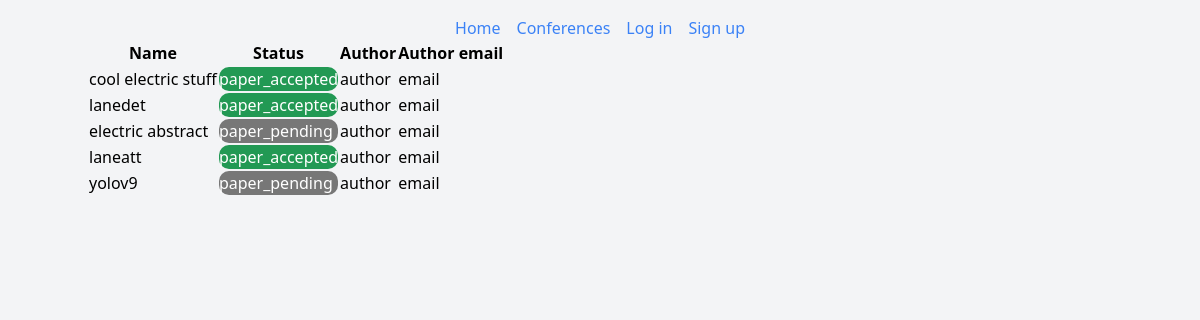
Screenshot of /conference?conf_name=IEEE with the database file from the repository.
### main/models.py (models this page shows)
class Submits(models.Model):
    conference = models.ForeignKey('Conference', on_delete=models.CASCADE)
    author = models.ForeignKey('Author', on_delete=models.CASCADE)
    paper = models.ForeignKey('Paper', on_delete=models.CASCADE,unique=True)
    submit_date = models.DateTimeField(default=timezone.now())
    submit_status = models.TextField(default=constants.PAPERSUBMIT_ABSTRACT_PENDING)
    is_scheduled = models.BooleanField(default=False)

class Paper(models.Model):
    name = models.TextField(null=False)
    paper_file_path = models.TextField(null=True)
    status = models.TextField(default=constants.PAPAERSUBMIT_INITIAL)
    author = models.ForeignKey('Author',on_delete=models.CASCADE)
    abstract_file_path = models.TextField(null=False)
    upload_date = models.DateTimeField(default=timezone.now())

class Author(models.Model):
    email = models.TextField(null=False, primary_key=True)
    password = models.TextField()
    name = models.TextField(null=False)

### main/views.py (the view, shortened to what this page needs)
# urls.py: path('conference',views.conference,name='conference'),
def conference(request):
    if request.method == "GET":
        islogged_in = check_login(request)
        is_admin_logged_in = check_admin_login(request)
        conference = models.Conference.objects.get(name=request.GET.get('conf_name'))
        submits_conf1 = models.Submits.objects.filter(conference=conference)
        submits_conf2 = []
        for submit in submits_conf1:
            paper = models.Paper.objects.get(id=submit.paper.id)
            can_accept_reject = False if not paper.paper_file_path and submit.submit_status in constants.PAPERSUBMIT_PAPER_PENDING else True
            submits_conf2.append([submit,can_accept_reject])
        author_hashed_user_type = hash_string('author')
        chair_hashed_user_type = hash_string('chair')
        available_papers = []
        return render(request, "conference.html",
                      {"islogged_in": islogged_in, "submits": submits_conf2, "user_type": request.COOKIES.get('user_type'),
                       "author_hashed_user_type": author_hashed_user_type,
                       "chair_hashed_user_type":chair_hashed_user_type,"conf_name":request.GET.get('conf_name'),"is_admin_logged_in":is_admin_logged_in,
                       "available_papers":available_papers,
                       "accept_strings":constants.PAPERSUBMIT_ABSTRACT_ACCEPTED + constants.PAPERSUBMIT_PAPER_ACCEPTED,
                       "reject_strings":constants.PAPERSUBMIT_ABSTRACT_REJECTED + constants.PAPERSUBMIT_PAPER_REJECTED,
                       "pending": constants.PAPERSUBMIT_PAPER_PENDING + constants.PAPERSUBMIT_ABSTRACT_PENDING,
                       "accepted": constants.PAPERSUBMIT_PAPER_ACCEPTED + constants.PAPERSUBMIT_ABSTRACT_ACCEPTED,
                       "rejected": constants.PAPERSUBMIT_ABSTRACT_REJECTED + constants.PAPERSUBMIT_PAPER_REJECTED
                       })

### main/views.py (called while the page is built)
def check_login(request):
    if request.COOKIES.get('password'):
        return True
    else:
        return False

def check_admin_login(request):
    if request.COOKIES.get('password') == hash_string('admin') and request.COOKIES.get('user_type') == hash_string('admin'):
        return True
    else:
        return False

def hash_string(string):
    return hashlib.sha224(string.encode('utf-8')).hexdigest()

### main/templates/conference.html (shortened to what this page needs)
{%extends "upper_menu.html" %}
{% block head %}
    {% load static from staticfiles %}
    <link rel="stylesheet" href="{% static '/css/style_conference.css' %}">
{% endblock %}
{% block content %}
    <div id="divPaperMainContainer">
        <div id="divPaperListContainer" class="divChildHalfSpace">
            <table cellspacing="10">
                <tr>
                    <th>
                        Name
                    </th>
                    <th>
                        Status
                    </th>
                    <th>
                        Author
                    </th>
                    <th>
                        Author email
                    </th>
                </tr>
                {% for submit in submits %}
                        <tr>
                            <td>
                                {{ submit.0.paper.name }}
                            </td>
                            <td>
                                    <p style="border-radius:10px;color:#fff;background:{% if submit.0.submit_status in pending %}
                                        #777;
                                        {% endif %}
                                            {% if submit.0.submit_status in accepted %}
                                        #229954;
                                        {% endif %}">
                                {{ submit.0.submit_status }}
                                    </p>
                            </td>
                            <td>
                                {{ submit.0.author.name }}
                            </td>
                            <td>
                                <a href="mailto:{{ submit.0.author.email }}">email</a>
                            </td>
                            <td>
                            </td>
                            <td>
                            </td>
                        </tr>
                {% endfor %}
            </table>
        </div>
        <div id="divPaperSubmitContainer" class="divChildHalfSpace">
        </div>
    </div>
{% endblock %}

### main/templates/upper_menu.html (shortened to what this page needs)
<!DOCTYPE html>
<html lang="en">
<head>
    {% block head %}
    {% endblock %}
    <link href="https://cdn.jsdelivr.net/npm/tailwindcss@2.2.19/dist/tailwind.min.css" rel="stylesheet">
</head>
<body class="bg-gray-100">
    <div class="container mx-auto py-4">
        <nav class="flex justify-center space-x-4">
            <a href="/" class="text-blue-500 hover:underline">Home</a>
            <a href="conferences" class="text-blue-500 hover:underline">Conferences</a>
            {% if islogged_in == False %}
            <a href="login" class="text-blue-500 hover:underline">Log in</a>
            {% endif %}
            {% if is_admin_logged_in %}
            <a href="chair_reviewer_application" class="text-blue-500 hover:underline">Applications</a>
            {% elif user_type == "ba78a4b507e20f7d159503078770b0b1e3865e8ab6a9a85ab49a5486" %}
            <a href="author_papers" class="text-blue-500 hover:underline">Your papers</a>
            {% elif user_type == "4f0373fb264a3a25bc997596ab16e6de0dbfca018ebefca11e9f1492" %}
            <a href="reviewer_assignments" class="text-blue-500 hover:underline">Your review assignments</a>
            {% else %}
            <a href="sign_up" class="text-blue-500 hover:underline {% if islogged_in == True %}hidden{% endif %}">Sign up</a>
            {% endif %}
        </nav>
        {% block content %}
        {% endblock %}
    </div>
</body>
</html>

### main/static/css/style_conference.css (style rules this page uses)
#divPaperMainContainer { display: flex; flex-direction: row; }
#divPaperListContainer { flex-basis: 50%; }
#divPaperSubmitContainer { flex-basis: 50%; }

### main/templates/upper_menu.html (style rules this page uses)
body { background-image: url('https://images.unsplash.com/photo-1581502731280-0ae9b758faf3?crop=entropy&cs=tinysrgb&fit=crop&fm=jpg&h=900&ixid=MnwxfDB8MXxyYW5kb218MHx8Y29uZmVyZW5jZXx8fHx8fDE3MTIyMDIyMzM&ixlib=rb-4.0.3&q=80&utm_campaign=api-credit&utm_medium=referral&utm_source=unsplash_source&w=1600'); background-size: cover; background-repeat: no-repeat; height: 100vh; }

### rows the page displays
Submits: paper.name "cool electric stuff", submit_status "paper_accepted", author.name "author"
Submits: paper.name "lanedet", submit_status "paper_accepted", author.name "author"
Submits: paper.name "electric abstract", submit_status "paper_pending", author.name "author"
Submits: paper.name "laneatt", submit_status "paper_accepted", author.name "author"
Submits: paper.name "yolov9", submit_status "paper_pending", author.name "author"
